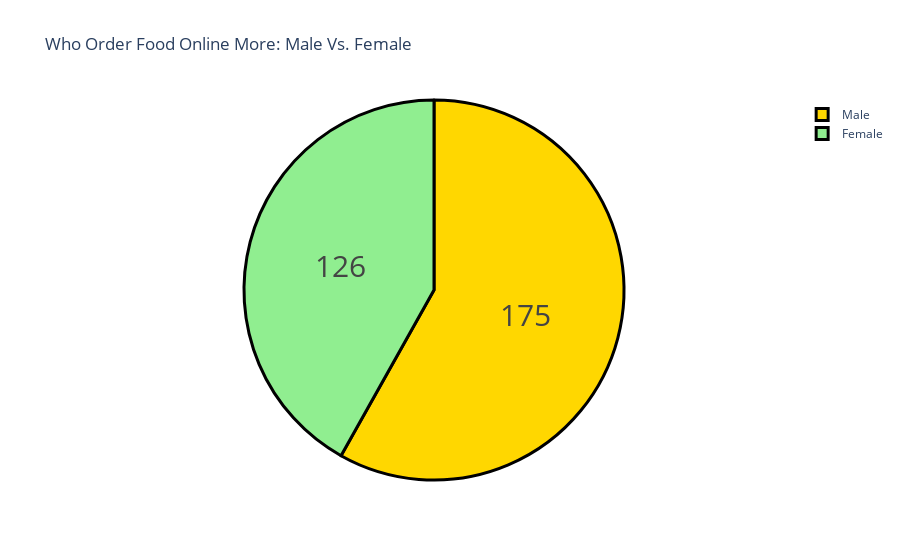

The notebook cell this image was saved under:
### Code cell
# Gender visualization to find out who orders food more online
gender = buying_again_data["Gender"].value_counts()
label = gender.index
counts = gender.values
colors = ['gold','lightgreen']

fig = go.Figure(data=[go.Pie(labels=label, values=counts)])
fig.update_layout(title_text='Who Order Food Online More: Male Vs. Female')
fig.update_traces(hoverinfo='label+percent', textinfo='value', textfont_size=30,
                  marker=dict(colors=colors, line=dict(color='black',width=3)))
fig.show()

### Figure 1 — Plotly figure (JSON) as saved in the notebook; plotly's stock layout.template omitted (floating-point values rounded to 4 significant figures)
{"data": [{"hoverinfo": "label+percent", "labels": ["Male", "Female"], "marker": {"colors": ["gold", "lightgreen"], "line": {"color": "black", "width": 3}}, "textfont": {"size": 30}, "textinfo": "value", "type": "pie", "values": [175, 126]}], "layout": {"title": {"text": "Who Order Food Online More: Male Vs. Female"}}}
